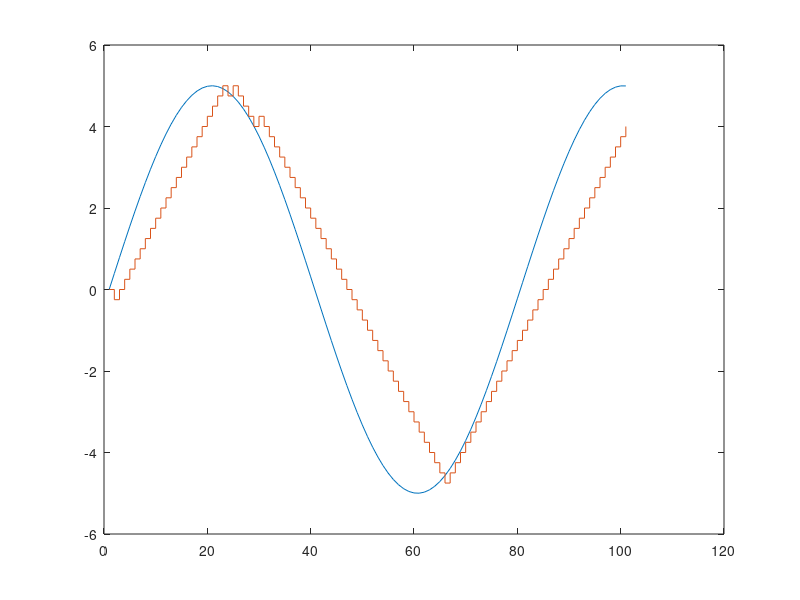

Reproduce this figure in MATLAB.
clc
clear all
close all
t = 0:2*pi/100:2*pi;
x = 5*sin(2*pi*t/5);
plot(x);
hold on;
y = (0);
xr = 0;
del = 0.25;
for i = 1:length(x)-1;
 if xr(i) < x(i) d = 1;
 xr(i+1) = xr(i) + del;
 else d = 0;
 xr(i+1) = xr(i) - del;
 end
 y = [y d];
end
stairs(xr);
hold off;
MSE = sum((x-xr).^2)/length(x)
